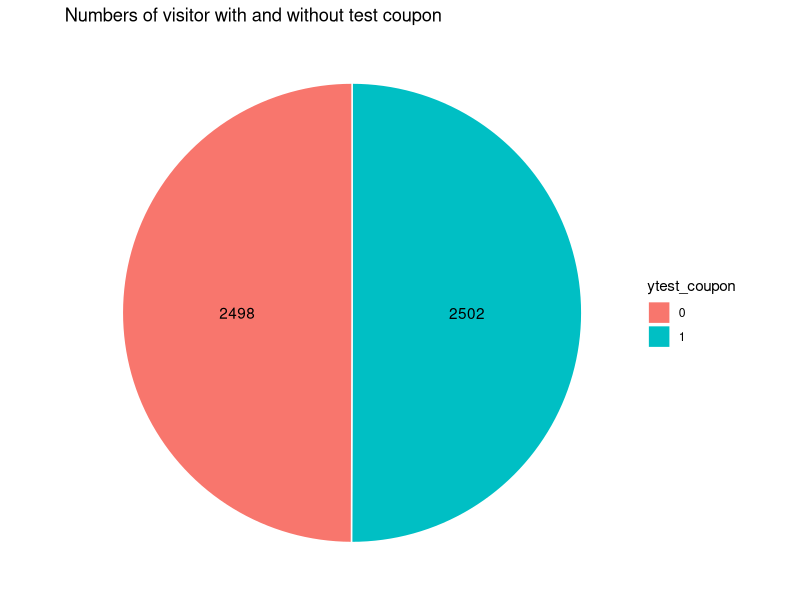
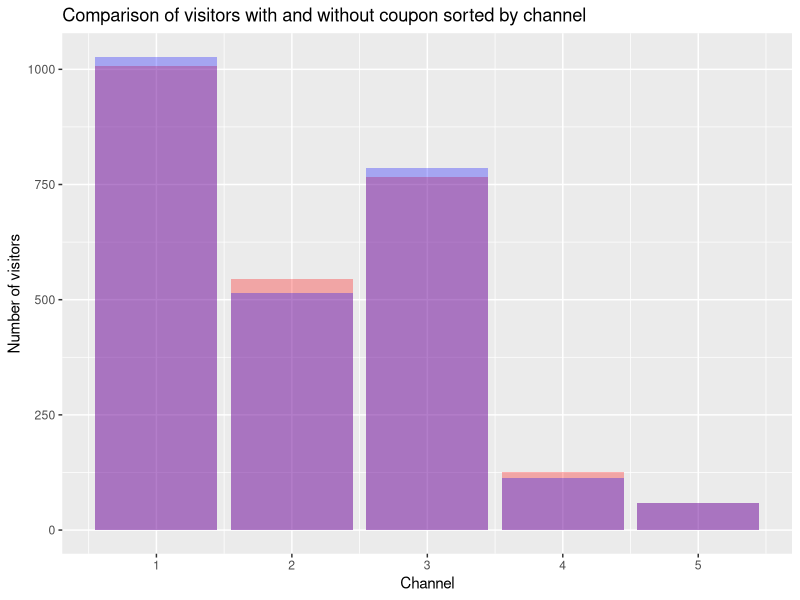
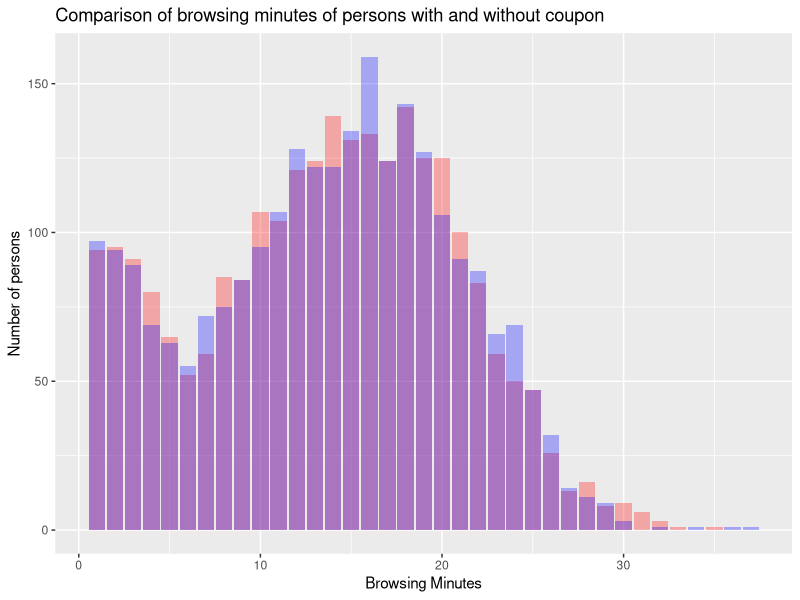
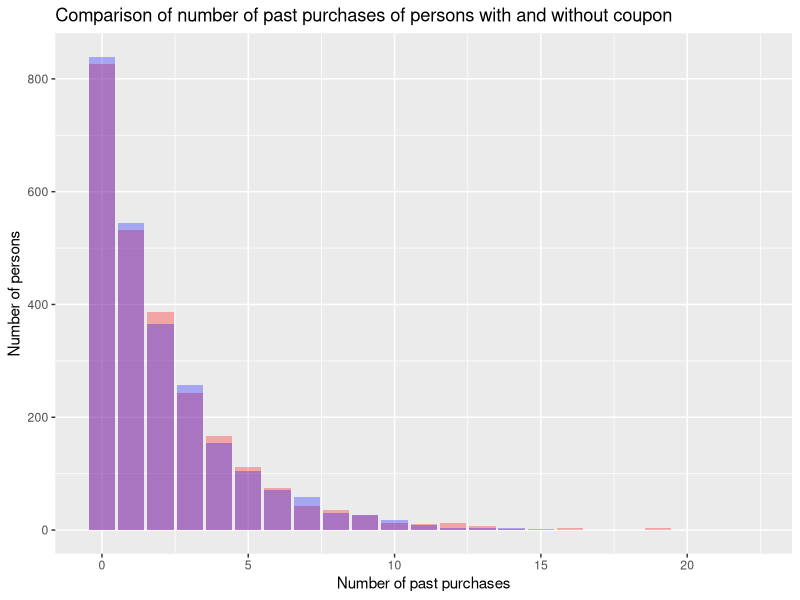
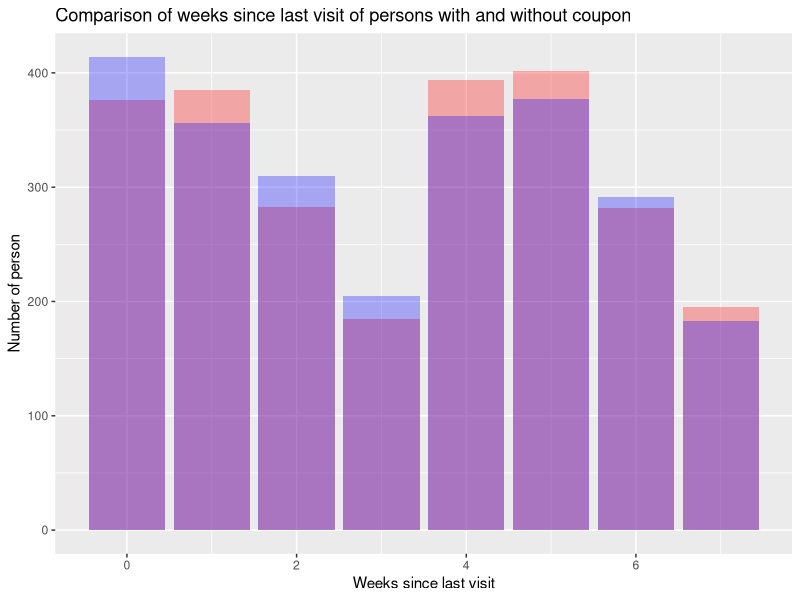
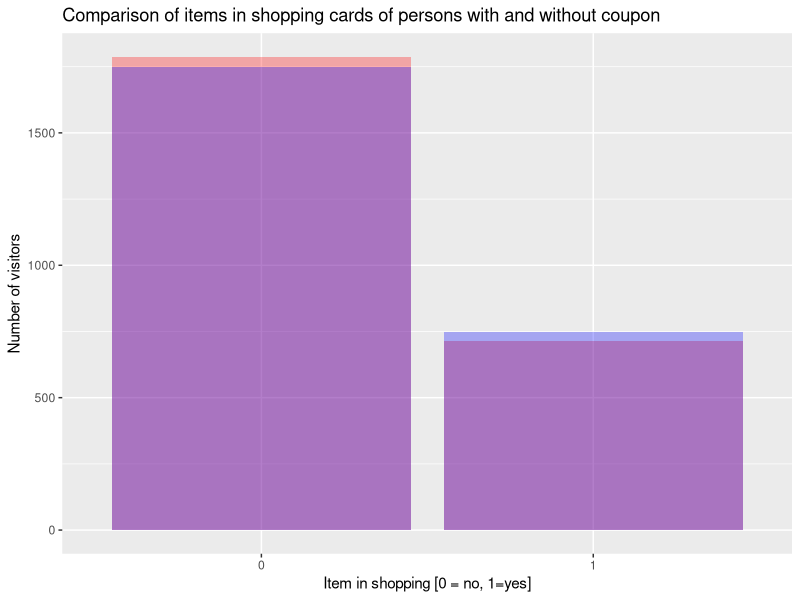
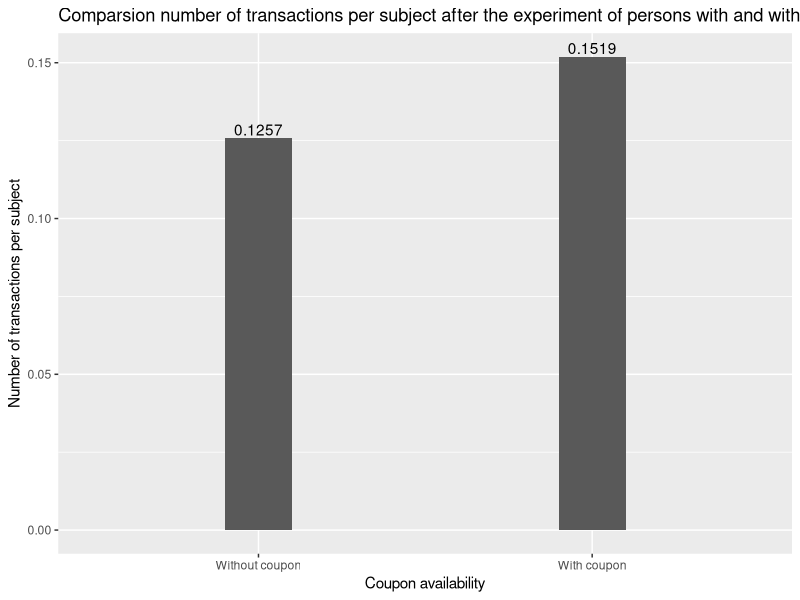
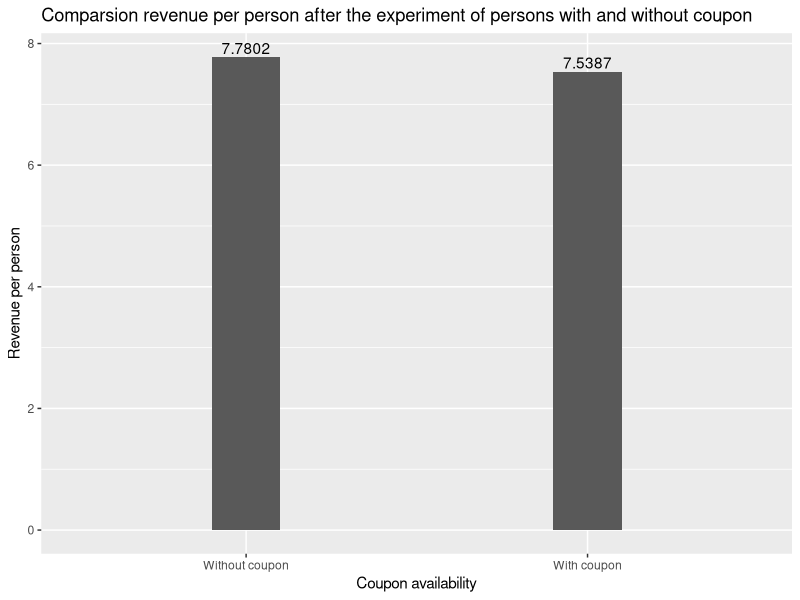

These charts were generated, in order, by the following R code: (Note: this script raises an error after producing the figures.)
# install.packages("tidyverse")
# install.packages("plotrix")
# install.packages("psych")
# install.packages("ggplot2")
# install.packages("psych")
library(tidyverse)
library(plotrix)
library(psych)
library(ggplot2)
library(psych)
data <- read.csv("data.csv")

# -------------------------------------------------------------------------- #
# Task 1
# (check if manipulation was indeed random)

# Compare number of values in both test sets
data$ytest_coupon=factor(data$test_coupon)
data$yshopping_cart=factor(data$shopping_cart)
no_test_coupon <- data %>%
  group_by(ytest_coupon) %>%
  summarise(n = n())

no_test_coupon
no_test_coupon_pos <- no_test_coupon %>% 
  arrange(desc(ytest_coupon)) %>%
  mutate(lab.ypos = cumsum(n) - 0.5*n)
no_test_coupon_pos

ggplot(no_test_coupon_pos, aes(x="", y = n, fill = ytest_coupon)) + 
  geom_bar(width = 1, stat= "identity", color= "white") + 
  coord_polar("y", start = 0) + 
  geom_text(aes(y = lab.ypos, label=n), color= "black") + 
  theme_void() +
  ggtitle("Numbers of visitor with and without test coupon")


# Generate data-frames for plotting for coupon and no-coupon
data_coupon <- data %>% filter(test_coupon == 1)
data_no_coupon <- data %>% filter(test_coupon == 0)

# check for randomness in channel_acq
data_channel_acq <- data %>%
    group_by(test_coupon, channel_acq) %>%
    summarize(number = n())

ggplot(data, aes(x = channel_acq, fill = test_coupon)) +
    geom_bar(data = data_coupon, fill = "red", alpha = 0.3) +
    geom_bar(data = data_no_coupon, fill = "blue", alpha = 0.3) + 
    labs(title="Comparison of visitors with and without coupon sorted by channel", x = "Channel", y = "Number of visitors")

# Maybe relevant: wilcox.test(browsing_minutes ~ test_coupon, data = data)

# Check for randomness in browsing_minutes
data %>%
    group_by(test_coupon) %>%
    summarise(
      number = n(), 
      mean_browsing_minutes = mean(browsing_minutes),
      sd_browsing_minutes = sd(browsing_minutes), 
      std_browsing_minutes = std.error(browsing_minutes)
    )

describeBy(data$browsing_minutes, data$test_coupon)

ggplot(data, aes(x = browsing_minutes, fill = test_coupon)) +
    geom_bar(data = data_coupon, fill = "red", alpha = 0.3) +
    geom_bar(data = data_no_coupon, fill = "blue", alpha = 0.3) +
    labs(title="Comparison of browsing minutes of persons with and without coupon", x="Browsing Minutes", y="Number of persons")


# Check for randomness in num_past_purch
data %>%
    group_by(test_coupon) %>%
    summarize(
        number = n(), mean(num_past_purch),
        sd(num_past_purch), std.error(num_past_purch)
    )

describeBy(data$num_past_purch, data$test_coupon)

ggplot(data, aes(x = num_past_purch, fill = test_coupon)) +
    geom_bar(data = data_coupon, fill = "red", alpha = 0.3) +
    geom_bar(data = data_no_coupon, fill = "blue", alpha = 0.3) +
    labs(title="Comparison of number of past purchases of persons with and without coupon", x="Number of past purchases", y="Number of persons")


# Check for randomness spent_last_purchase
data %>%
    group_by(test_coupon) %>%
    summarize(
        number = n(), mean(spent_last_purchase),
        sd(spent_last_purchase), std.error(spent_last_purchase)
    )

describeBy(data$spent_last_purchase, data$test_coupon)

# Check for randomness in weeks_since_visit
data %>%
    group_by(test_coupon) %>%
    summarize(
        number = n(), mean(weeks_since_visit),
        sd(weeks_since_visit), std.error(weeks_since_visit)
    )

describeBy(data$weeks_since_visit, data$test_coupon)

ggplot(data, aes(x = weeks_since_visit, fill = test_coupon)) +
    geom_bar(data = data_coupon, fill = "red", alpha = 0.3) +
    geom_bar(data = data_no_coupon, fill = "blue", alpha = 0.3) +
    labs(title="Comparison of weeks since last visit of persons with and without coupon", x="Weeks since last visit", y="Number of person")


# Check for shopping_cart
describeBy(data$shopping_cart, data$test_coupon)

ggplot(data, aes(x = factor(shopping_cart), fill = test_coupon)) +
  geom_bar(data = data_coupon, fill = "red", alpha = 0.3) +
  geom_bar(data = data_no_coupon, fill = "blue", alpha = 0.3) + 
  labs(title="Comparison of items in shopping cards of persons with and without coupon", x = "Item in shopping [0 = no, 1=yes]", y = "Number of visitors")


# -------------------------------------------------------------------------- #
# Task 2
# (Were they effective: Did it increase revenue or interactions?)

effects_of_coupon <- data %>%
    group_by(test_coupon) %>%
    summarize(
        number = n(), revenue_per_subject = sum(revenue_after) / n(),
        transactions_per_subject = sum(trans_after) / n()
    )

# Plot transactions_per_subject
plot_data <- data.frame(
    coupon = factor(c("Without coupon", "With coupon"),
        levels = c("Without coupon", "With coupon")
    ),
    transactions_per_subject = effects_of_coupon$transactions_per_subject
)
ggplot(plot_data, aes(x = coupon, y = transactions_per_subject)) +
    geom_bar(stat = "identity", width = 0.2) +
    geom_text(aes(label=round(transactions_per_subject, digits=4)), position=position_dodge(width=0.9), vjust=-0.25) +
    labs(title="Comparsion number of transactions per subject after the experiment of persons with and without coupon", x="Coupon availability", y="Number of transactions per subject")

# Plot revenue_per_subject
plot_data <- data.frame(
    coupon = factor(c("Without coupon", "With coupon"),
        levels = c("Without coupon", "With coupon")
    ),
    revenue_per_subject = effects_of_coupon$revenue_per_subject
)
ggplot(plot_data, aes(x = coupon, y = revenue_per_subject)) +
    geom_bar(stat = "identity", width = 0.2) +
    geom_text(aes(label=round(revenue_per_subject, digits=4)), position=position_dodge(width=0.9), vjust=-0.25) +
    labs(title="Comparsion revenue per person after the experiment of persons with and without coupon", x="Coupon availability", y="Revenue per person")

# -------------------------------------------------------------------------- #
# Task 3
# a. What drives effect of the coupon?
# Q: Does the number of previous purchases impact the efficiency
# (the revenue per subject) of the coupon?
a <- data %>%
    group_by(test_coupon, num_past_purch) %>%
    summarize(
        number = n(), revenue_per_subject = sum(revenue_after) / n(),
        transactions_per_subject = sum(trans_after) / n()
    )
a$ytest_coupon = factor(a$test_coupon)
print(n = 100, a)
# A: Yes, it does. E

ggplot(a, aes(x = num_past_purch, y = revenue_per_subject, fill=ytest_coupon)) +
  geom_bar(stat="identity", color="black", position=position_dodge()) +
  labs(title="Revenue per subject with respect to past purchases and in comparison with and without coupon", x = "Number of past purchases", y = "Revenue per subect")


ggplot(a, aes(x = num_past_purch, y = transactions_per_subject, fill=ytest_coupon)) +
  geom_bar(stat="identity", color="black", position=position_dodge()) +
  labs(title="Transaction per subject with respect to past purchases and in comparison with and without coupon", x = "Number of past purchases", y = "Transactions per subect")


b <- data %>%
    group_by(test_coupon, weeks_since_visit) %>%
    summarize(n(), revenue_per_subject = mean(revenue_after))
b
b$ytest_coupon = factor(b$test_coupon)

ggplot(b, aes(x = weeks_since_visit, y = revenue_per_subject, fill=ytest_coupon)) +
  geom_bar(stat="identity", color="black", position=position_dodge()) +
  geom_text(aes(label=round(revenue_per_subject, digits=3)), position=position_dodge(width=0.9), vjust=-0.25) +
  labs(title="Revenue per subject with respect to weeks since last visit and in comparison with and without coupon", x = "Weeks since last visit", y = "Revenue per subect")


# Differences per channel
c <- data %>%
    group_by(test_coupon, channel_acq) %>%
    summarize(n(), revenue_per_subject = mean(revenue_after), transactions_per_subject = mean(trans_after))

c$ytest_coupon = factor(c$test_coupon)

ggplot(c, aes(x = channel_acq, y = revenue_per_subject, fill=ytest_coupon)) +
  geom_bar(stat="identity", color="black", position=position_dodge()) +
  geom_text(aes(label=round(revenue_per_subject, digits=3)), position=position_dodge(width=0.9), vjust=-0.25) + 
  labs(title="Revenue per subject with respect to channel acquisition and in comparison with and without coupon", x = "Channels", y = "Revenue per subect")

ggplot(c, aes(x = channel_acq, y = transactions_per_subject, fill=ytest_coupon)) +
  geom_bar(stat="identity", color="black", position=position_dodge()) +
  geom_text(aes(label=round(revenue_per_subject, digits=3)), position=position_dodge(width=0.9), vjust=-0.25) + 
  labs(title="Transactions per subject with respect to channel acquisition and in comparison with and without coupon", x = "Channels", y = "Transactions per subect")


# Rev&Trans -> NO for 1-search and 5-other (but 5-other has small n()),
# MINIMAL for 4-referral and YES for Social (2-facebook, 3-instagram)

# Shopping cart difference 
shopping_cart <- data %>%
    group_by(shopping_cart, test_coupon) %>%
    summarize(number = n(), revenue_per_subject = mean(revenue_after),
    error = std.error(revenue_after), transactions = mean(trans_after)) %>%
    unite(test_coupon, shopping_cart)
    spread(1:4)



ggplot(shopping_cart, aes(x = revenue_per_subject)) +
    geom_bar(data = shopping_cart, fill = "red", alpha = 0.3)


# Pervious spendings & Social media
## Facebook
facebook <- data %>%
    filter(channel_acq == 2) %>%
    group_by(num_past_purch, test_coupon) %>%
    summarize(number = n(), revenue_per_subject = mean(revenue_after),
    error_revenue = std.error(revenue_after), transactions_per_subject = mean(trans_after), error_trans = std.error(trans_after)) %>%
    filter(number >= 10)

facebook$ytest_coupon=factor(facebook$test_coupon)

ggplot(facebook, aes(x = num_past_purch, y = revenue_per_subject, fill=ytest_coupon)) +
  geom_bar(stat="identity", color="black", position=position_dodge()) +
  geom_errorbar(aes(ymin = revenue_per_subject - error_revenue,
        ymax = revenue_per_subject + error_revenue), width = .2,
        position = position_dodge(.9)) +
  labs(title="Revenue per subject with respect to facebook channel acquistion and in comparison with and without coupon", x = "Number of past purchases", y = "Revenue per subect")

ggplot(facebook, aes(x = num_past_purch, y = transactions_per_subject, fill=ytest_coupon)) +
  geom_bar(stat="identity", color="black", position=position_dodge()) +
  geom_errorbar(aes(ymin = transactions_per_subject - error_trans,
        ymax = transactions_per_subject + error_trans), width = .2,
        position = position_dodge(.9)) +
  labs(title="Transactions per subject with respect to facebook channel acquistion and in comparison with and without coupon", x = "Number of past purchases", y = "Transactions per subect")

## Instagram
instagram <- data %>%
    filter(channel_acq == 3) %>%
    group_by(num_past_purch, test_coupon) %>%
    summarize(number = n(), revenue_per_subject = mean(revenue_after),
    error_revenue = std.error(revenue_after), transactions_per_subject = mean(trans_after), error_trans= std.error(trans_after)) %>%
    filter(number >= 10)

instagram$ytest_coupon=factor(instagram$test_coupon)

ggplot(instagram, aes(x = num_past_purch, y = revenue_per_subject, fill=ytest_coupon)) +
  geom_bar(stat="identity", color="black", position=position_dodge()) +
  geom_errorbar(aes(ymin = revenue_per_subject - error_revenue,
        ymax = revenue_per_subject + error_revenue), width = .2,
        position = position_dodge(.9)) +
  labs(title="Revenue per subject with respect to instagram channel acquistion and in comparison with and without coupon", x = "Number of past purchases", y = "Revenue per subect")


ggplot(instagram, aes(x = num_past_purch, y = transactions_per_subject, fill=ytest_coupon)) +
  geom_bar(stat="identity", color="black", position=position_dodge()) +
  geom_errorbar(aes(ymin = transactions_per_subject - error_trans,
        ymax = transactions_per_subject + error_trans), width = .2,
        position = position_dodge(.9)) +
  labs(title="Transactions per subject with respect to instagram channel acquistion and in comparison with and without coupon", x = "Number of past purchases", y = "Transactions per subect")


## Referral
referral <- data %>%
    filter(channel_acq == 4) %>%
    group_by(num_past_purch, test_coupon) %>%
    summarize(number = n(), revenue_per_subject = mean(revenue_after),
    error_revenue = std.error(revenue_after), transactions_per_subject = mean(trans_after), error_trans=std.error(trans_after)) %>%
    filter(number >= 10)

referral$ytest_coupon=factor(referral$test_coupon)

ggplot(referral, aes(x = num_past_purch, y = revenue_per_subject, fill=ytest_coupon)) +
  geom_bar(stat="identity", color="black", position=position_dodge()) +
  geom_errorbar(aes(ymin = revenue_per_subject - error_revenue,
        ymax = revenue_per_subject + error_revenue), width = .2,
        position = position_dodge(.9)) +
  labs(title="Revenue per subject with respect to referral channel acquistion and in comparison with and without coupon", x = "Number of past purchases", y = "Revenue per subect")

ggplot(referral, aes(x = num_past_purch, y = revenue_transactions_per_subject, fill=ytest_coupon)) +
  geom_bar(stat="identity", color="black", position=position_dodge()) +
  geom_errorbar(aes(ymin = transactions_per_subject - error_trans,
        ymax = transactions_per_subject + error_trans), width = .2,
        position = position_dodge(.9)) +
  labs(title="Transactions per subject with respect to referral channel acquistion and in comparison with and without coupon", x = "Number of past purchases", y = "Transactions per subect")


## Other
other <- data %>%
    filter(channel_acq == 5) %>%
    group_by(num_past_purch, test_coupon) %>%
    summarize(number = n(), revenue_per_subject = mean(revenue_after),
    error_revenue = std.error(revenue_after), transactions_per_subject = mean(trans_after), error_trans=std.error(trans_after)) %>%
    filter(number >= 10)


other$ytest_coupon=factor(other$test_coupon)

ggplot(other, aes(x = num_past_purch, y = revenue_per_subject, fill=ytest_coupon)) +
  geom_bar(stat="identity", color="black", position=position_dodge()) +
  geom_errorbar(aes(ymin = revenue_per_subject - error_revenue,
        ymax = revenue_per_subject + error_revenue), width = .2,
        position = position_dodge(.9)) +
  labs(title="Revenue per subject with respect to other channel acquistion and in comparison with and without coupon", x = "Number of past purchases", y = "Revenue per subect")

ggplot(other, aes(x = num_past_purch, y = transactions_per_subject, fill=ytest_coupon)) +
  geom_bar(stat="identity", color="black", position=position_dodge()) +
  geom_errorbar(aes(ymin = transactions_per_subject - error_trans,
        ymax = transactions_per_subject + error_trans), width = .2,
        position = position_dodge(.9)) +
  labs(title="Transactions per subject with respect to other channel acquistion and in comparison with and without coupon", x = "Number of past purchases", y = "Transactions per subect")



# -> Facebook, Instagram with 0-2 past purchses
#    Referral only with 0 past purchases (but small sample size, high error)

data %>%
    group_by(test_coupon) %>%
    summarize(number = n(), revenue = mean(revenue_after),
    error = std.error(revenue_after), transactions = mean(trans_after))

# Previous transactions count -> Rev&Trans
trans_count <- data %>%
    group_by(num_past_purch, test_coupon) %>%
    summarize(number = n(), revenue = mean(revenue_after),
    error_revenue = std.error(revenue_after), transactions = mean(trans_after), 
    error_trans = std.error(trans_after)) %>%
    filter(number >= 10)


print(trans_count, n = 100)
# ---------------- Could be doubled
ggplot(trans_count, aes(fill = factor(test_coupon),
        y = revenue, x = num_past_purch, group = test_coupon)) +
    geom_bar(position = "dodge", stat = "identity") +
    geom_errorbar(aes(ymin = revenue - error_revenue,
        ymax = revenue + error_revenue), width = .2,
        position = position_dodge(.9)) + 
    labs(title="Revenue per subject with respect to number of past purchases and in comparison with and without coupon", x = "Number of past purchases", y = "Revenue per subect")


ggplot(trans_count, aes(fill = factor(test_coupon),
        y = transactions, x = num_past_purch, group = test_coupon)) +
    geom_bar(position = "dodge", stat = "identity") +
    geom_errorbar(aes(ymin = transactions - error_trans,
        ymax = transactions + error_trans), width = .2,
        position = position_dodge(.9)) + 
    labs(title="Transactions per subject with respect to number of past purchases and in comparison with and without coupon", x = "Number of past purchases", y = "Transactions per subect")
# --------------------
# Google vs. Facebook with shopping cart

shopping_cart_full <- data %>%
    group_by(shopping_cart, test_coupon) %>%
    summarize(number = n(), revenue = mean(revenue_after),
    error_revenue = std.error(revenue_after), transactions = mean(trans_after), 
    error_trans = std.error(trans_after)) %>%
    filter(number >= 10)

head(shopping_cart_full)

ggplot(shopping_cart_full, aes(fill = factor(test_coupon),
        y = revenue, x = shopping_cart, group = test_coupon)) +
    geom_bar(position = "dodge", stat = "identity") +
    geom_errorbar(aes(ymin = revenue - error_revenue,
        ymax = revenue + error_revenue), width = .2,
        position = position_dodge(.9)) + 
    labs(title="Revenues of persons with items in shopping carts with and without coupon", x = "Item in shopping [0 = no, 1=yes]", y = "Revenue per subject")


ggplot(shopping_cart_full, aes(fill = factor(test_coupon),
        y = transactions, x = shopping_cart, group = test_coupon)) +
    geom_bar(position = "dodge", stat = "identity") +
    geom_errorbar(aes(ymin = transactions - error_trans,
        ymax = transactions + error_trans), width = .2,
        position = position_dodge(.9)) +
    labs(title="Transactions of persons with items in shopping carts with and without coupon", x = "Item in shopping [0 = no, 1=yes]", y = "Transactions per subject")

shopping_cart_fb <- data %>%
    filter(channel_acq == 2) %>%
    group_by(shopping_cart, test_coupon) %>%
    summarize(number = n(), revenue = mean(revenue_after),
    error_revenue = std.error(revenue_after), transactions = mean(trans_after), 
    error_trans = std.error(trans_after)) %>%
    filter(number >= 10)

shopping_cart_ig <- data %>%
    filter(channel_acq == 3) %>%
    group_by(shopping_cart, test_coupon) %>%
    summarize(number = n(), revenue = mean(revenue_after),
    error_revenue = std.error(revenue_after), transactions = mean(trans_after), 
    error_trans = std.error(trans_after)) %>%
    filter(number >= 10)

shopping_cart_google <- data %>%
    filter(channel_acq == 1) %>%
    group_by(shopping_cart, test_coupon) %>%
    summarize(number = n(), revenue = mean(revenue_after),
    error_revenue = std.error(revenue_after), transactions = mean(trans_after), 
    error_trans = std.error(trans_after)) %>%
    filter(number >= 10)

shopping_cart_ref <- data %>%
    filter(channel_acq == 4) %>%
    group_by(shopping_cart, test_coupon) %>%
    summarize(number = n(), revenue = mean(revenue_after),
    error_revenue = std.error(revenue_after), transactions = mean(trans_after), 
    error_trans = std.error(trans_after)) %>%
    filter(number >= 10)

# => For Facebook only with item in shopping cart,
#  Instagram regardless of the shopping cart,
#  revenue increases for the coupon

# Weeks since visit => No difference in itself

time_past <- data %>%
    group_by(weeks_since_visit, test_coupon) %>%
    summarize(number = n(), revenue = mean(revenue_after),
    error_revenue = std.error(revenue_after), transactions = mean(trans_after), 
    error_trans = std.error(trans_after)) %>%
    filter(number >= 10)

print(time_past, n=100)

ggplot(time_past, aes(fill = factor(test_coupon),
        y = revenue, x = weeks_since_visit, group = test_coupon)) +
    geom_bar(position = "dodge", stat = "identity") +
    geom_errorbar(aes(ymin = revenue - error_revenue,
        ymax = revenue + error_revenue), width = .2,
        position = position_dodge(.9))

# Browsing Minutes => Few minutes better for coupon but high error

time_spent <- data %>%
    mutate(ints = cut(browsing_minutes, breaks = 11)) %>%
    group_by(ints, test_coupon) %>%
    summarize(number = n(), revenue = mean(revenue_after),
    error_revenue = std.error(revenue_after), transactions = mean(trans_after), 
    error_trans = std.error(trans_after)) %>%
    filter(number >= 50)

print(time_spent, n=100)

ggplot(time_spent, aes(fill = factor(test_coupon),
        y = revenue, x = ints, group = test_coupon)) +
    geom_bar(position = "dodge", stat = "identity") +
    geom_errorbar(aes(ymin = revenue - error_revenue,
        ymax = revenue + error_revenue), width = .2,
        position = position_dodge(.9))

# b. Is it relevant for everyone or just for a specific target group?
#    Difference between channels or customers?
# RESULT:
# Target Facebook, Instagram and Referral with Shopping cart or 0-2 past purchases, not-target google or other at all

# BUT: This leads to discrimination
# -------------------------------------------------------------------------- #
# Task 4
# a. Which of the new customers should recieve a coupon
# (IG and Shopping Cart) or (0-2 past purchases) or FB

# Group#1: YES / YES

data %>%
    filter((((channel_acq == 3 & shopping_cart == 1) |  channel_acq == 2) & num_past_purch < 3) & test_coupon == 1) %>%
    summarize(n(), mean(revenue_after), std.error(revenue_after))

# Group#2: NO / NO

data %>%
    filter(!((((channel_acq == 3 & shopping_cart == 1) |  channel_acq == 2) & num_past_purch < 3)) & test_coupon == 0) %>%
    summarize(n(), mean(revenue_after), std.error(revenue_after))

# Group didn't recieve a coupon

control_cust_data <- data %>%
    filter(test_coupon == 0) %>%
    summarize(n(), mean_revenue = mean(revenue_after), std.error(revenue_after))

# Group #1 + #2 (with AND num_past_purch  < 3)

chosen_cust_data <- data %>%
    filter(((((channel_acq == 3 & shopping_cart == 1) |  channel_acq == 2) & num_past_purch < 3) & test_coupon == 1) |
        (!((((channel_acq == 3 & shopping_cart == 1) |  channel_acq == 2) & num_past_purch < 3)) & test_coupon == 0)) %>%
    summarize(n(), mean_revenue = mean(revenue_after), std.error(revenue_after))

# Group #1 + #2 (with OR num_past_purch  < 3)

data %>%
    filter(((((channel_acq == 3 & shopping_cart == 1) |  channel_acq == 2) | num_past_purch < 3) & test_coupon == 1) |
        (!((((channel_acq == 3 & shopping_cart == 1) |  channel_acq == 2) | num_past_purch < 3)) & test_coupon == 0)) %>%
    summarize(n(), mean(revenue_after), std.error(revenue_after))

# Previous test without proper coupon consideration

# data %>%
#     filter(((channel_acq == 3 & shopping_cart == 1) |  channel_acq == 2)) %>%
#     summarize(n(), mean(revenue_after), std.error(revenue_after))

# data %>%
#     filter(!(((channel_acq == 3 & shopping_cart == 1) |  channel_acq == 2))) %>%
#     summarize(n(), mean(revenue_after), std.error(revenue_after))

# b. By how much in terms of revenue increase would this campaign be effective
# if those cust. were targeted

increase <- chosen_cust_data$mean_revenue / control_cust_data$mean_revenue
print(increase)

# => Mean revenue increased by 9.7%

# -------------------------------------------------------------------------- #
# Task 5
# Is there discrimination when using the strategy
# Female / male with shopping carts
# Facebook&Instagram with minority

# Hint: Include Error-bars of standard error / deviation
# Submit to scheibehenne@kit.edu, use a .ppt and put your names on it
# Results from discussion:
# revenue with coupons got worse

data_new_campaign <- read.csv("data_new_campaign.csv")


# What do we learn from the  demographics data?
# Which groups use which channel?
channel_acq_gender <- data_new_campaign %>%
  group_by(channel_acq, non_male) %>%
  summarize(n = n())

channel_acq_gender

ggplot(channel_acq_gender, aes(x = channel_acq, y = n, fill=factor(non_male))) +
  geom_bar(stat="identity", color="black", position=position_dodge()) +
  geom_text(aes(label=n), position=position_dodge(width=0.9), vjust=-0.25) +
  labs(title="Comparison acquisiton channel with respect to gender", x = "Acquistion Channel", y = "Number of subjects")


channel_acq_minority <- data_new_campaign %>%
  group_by(channel_acq, minority) %>%
  summarize(n = n())


ggplot(channel_acq_minority, aes(x = channel_acq, y = n, fill=factor(minority))) +
  geom_bar(stat="identity", color="black", position=position_dodge()) +
  geom_text(aes(label=n), position=position_dodge(width=0.9), vjust=-0.25) +
  labs(title="Comparison acquisiton channel with respect to minority", x = "Acquistion Channel", y = "Number of subjects")



# Which groups have items in the shopping cart?
shopping_cart_gender <- data_new_campaign %>%
  group_by(shopping_cart, non_male) %>%
  summarize(n = n())

ggplot(shopping_cart_gender, aes(x = factor(shopping_cart), y = n, fill=factor(non_male))) +
  geom_bar(stat="identity", color="black", position=position_dodge()) +
  geom_text(aes(label=n), position=position_dodge(width=0.9), vjust=-0.25) +
  labs(title="Comparison of items in shopping cart with respect to gender", x = "Item in shopping cart [0=no, 1=yes]", y = "Number of subjects")


shopping_cart_minority <- data_new_campaign %>%
  group_by(shopping_cart, minority) %>%
  summarize(n = n())

ggplot(shopping_cart_minority, aes(x = factor(shopping_cart), y = n, fill=factor(minority))) +
  geom_bar(stat="identity", color="black", position=position_dodge()) +
  geom_text(aes(label=n), position=position_dodge(width=0.9), vjust=-0.25) +
  labs(title="Comparison of items in shopping cart with respect to minority", x = "Item in shopping cart [0=no, 1=yes]", y = "Number of subjects")




# apply our filter on the new campaign data
data_new_campaign <- data_new_campaign %>%
    mutate(new_coupon = if_else(((channel_acq == 3 & shopping_cart == 1) |  channel_acq == 2) & num_past_purch < 3, 1, 0))

# Check for number in males/females and minorities in overall and in filtered set
data_new_campaign %>%
  group_by(new_coupon, non_male) %>%
  summarize(n = n())

data_new_campaign %>%
  group_by(new_coupon, minority) %>%
  summarize(n = n())











# Annes Plots (might be sorted in or removed in the end)

data$ytest_coupon=factor(data$test_coupon)
data$yshopping_cart=factor(data$shopping_cart)
data_channel_acq <- data %>%
    group_by(test_coupon, channel_acq) %>%
    summarize(n = n())
data_channel_acq$ytest_coupon=factor(data_channel_acq$test_coupon)

# --- Grouped Bar Plot --- #
ggplot(data_channel_acq, aes(x = channel_acq, y = n, fill=ytest_coupon)) +
  geom_bar(stat="identity", color="black", position=position_dodge()) +
  geom_text(aes(label=n), position=position_dodge(width=0.9), vjust=-0.25) +
  labs(title="Comparison of visitors with and without coupon sorted by channel", x = "Channel", y = "Number of visitors")

# --- Boxplot Browsing Minutes --- #
ggplot(data, aes(x = ytest_coupon, y = browsing_minutes, fill = ytest_coupon)) +
  geom_boxplot() + 
  stat_summary(fun.y=mean, geom="point", shape=20, size=7, color="red", fill="red") +
  labs(title="Boxplot browsing minutes with and without test coupon", x="Test coupon", y="Browsing Minutes")

data_browing_minutes <- data %>%
  group_by(test_coupon, browsing_minutes) %>%
  summarize(n = n())

data_browing_minutes
data_browing_minutes$ytest_coupon=factor(data_browing_minutes$test_coupon)

ggplot(data_browing_minutes, aes(x = browsing_minutes, y = n, fill=ytest_coupon)) +
  geom_bar(stat="identity", color="black", position=position_dodge()) +
  geom_text(aes(label=n), position=position_dodge(width=0.9), vjust=-0.25) +
  labs(title="Comparison of visitors with and without coupon sorted by channel", x = "Channel", y = "Number of visitors")

# --- Boxplot Number of past purchases --- #
ggplot(data, aes(x = ytest_coupon, y = num_past_purch, fill = ytest_coupon)) +
  geom_boxplot() + 
  stat_summary(fun=mean, geom="point", shape=20, size=7, color="red", fill="red") +
  labs(title="Number of past purchases with and without test coupon", x="Test coupon", y="Number of past purchases")


ggplot(data, aes(x = ytest_coupon, y = spent_last_purchase, fill = ytest_coupon)) +
  geom_boxplot() + 
  stat_summary(fun.y=mean, geom="point", shape=20, size=7, color="red", fill="red") +
  labs(title="Boxplot comparison money spent during last purchase with and without test coupon", x="Test coupon", y="Money spent during last purchase")
